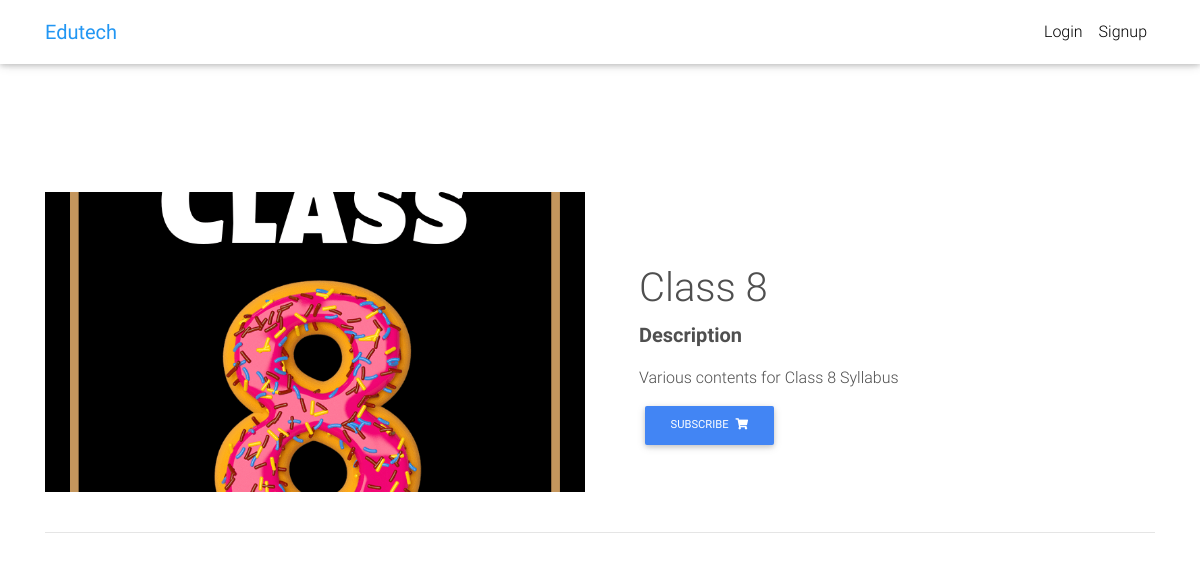
Screenshot of /detail/class-8/ with the database file from the repository.
### app/models.py (models this page shows, shortened)
class Topic(models.Model):
    id = models.UUIDField(primary_key=True, auto_created=True)
    name = models.CharField(max_length=255)
    slug = models.SlugField(unique=True, max_length=255)
    description = models.TextField()
    class_num = models.CharField(max_length=255)
    image = JPEGField(upload_to="", variations={
        'thumbnail': {"width": 400, "height": 250, "crop": True}})
    def subscribe(self):
        return reverse("app:subscribe", kwargs={
            'topic_id': self.id
        })

### app/views.py (the view)
# urls.py: path('detail/<slug:slug>/', TopicView.as_view(), name='detail'),
class TopicView(DetailView):
    template_name = "app/detail.html"
    model = Topic

### app/templatetags/is_subscribed.py (called while the page is built)
@register.simple_tag
def is_subscribed(user, tutorial):
    if user.is_authenticated:
        qs = Subscription.objects.filter(user=user, topic_id=tutorial)
        if qs.exists():
            return True
    return False

### templates/app/detail.html (shortened to what this page needs)
{% extends "base.html" %}
{% load is_subscribed %}
{% block content %}
    <main class="mt-5 pt-4">
        <div class="container dark-grey-text mt-5">
            <div class="row wow fadeIn">
                <div class="col-md-6 mb-4">
                    <img src="/media/{{ topic.image }}" class="detail-page-cover" alt="no image"/>
                </div>
                <div class="col-md-6 mb-4">
                    <div class="p-4">
                        <h1 class="jumbotron-fluid mt-5">{{ topic.name }}</h1>
                        <p class="lead font-weight-bold">Description</p>
                        <p>{{ topic.description }}</p>
                        {% is_subscribed user topic as is_subscribed %}
                        {% if  is_subscribed %}
                            <a href="{{ topic.unsubscribe }}" class="btn btn-danger btn-md my-0 p">
                                Unsubscribe
                                <i class="fas fa-shopping-cart ml-1"></i>
                            </a>
                        {% else %}
                            <a href="{{ topic.subscribe }}" class="btn btn-primary btn-md my-0 p">
                                Subscribe
                                <i class="fas fa-shopping-cart ml-1"></i>
                            </a>
                        {% endif %}
                    </div>
                </div>
            </div>
            <hr>
        </div>
    </main>
{% endblock content %}

### static/css/style.css (style rules this page uses)
html, body, .view { height: 100%; }

### static/css/our.css (style rules this page uses)
.detail-page-cover { width: 100%; height: 25vw; object-fit: cover; }
html, body { height: 100vh }

### templates/base.html (style rules this page uses)
html, body, header, .carousel { height: 60vh; }

### rows the page displays
Topic: image (picture), name "Class 8", description "Various contents for Class 8 Syllabus"
